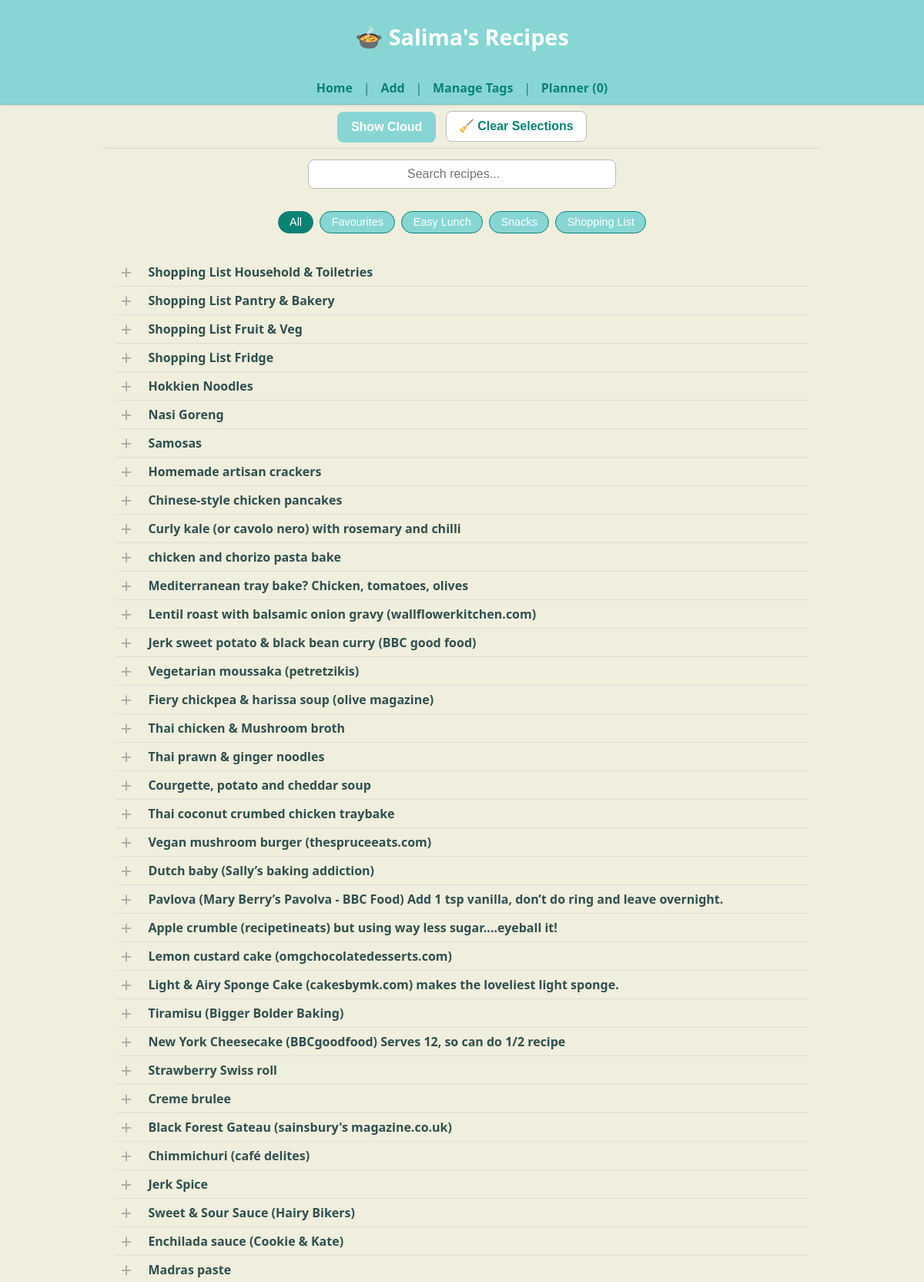
The page / (upper part) on the database its author committed.
### tables this page shows
CREATE TABLE recipes (
    id INTEGER PRIMARY KEY,
    name TEXT,
    ingredients JSON,
    method TEXT,
    tags JSON,
    category TEXT,
    source TEXT,
    linked_recipe TEXT,
    image_url TEXT,
    notes TEXT,
    created_at DATETIME DEFAULT CURRENT_TIMESTAMP,
    updated_at DATETIME DEFAULT CURRENT_TIMESTAMP
);

### app.py (the view)
@app.route("/")
def index():
    with get_conn() as conn:
        c = conn.cursor()
        default_tag = None
        c.execute("SELECT id, name, ingredients FROM recipes ORDER BY id DESC")
        recipes = c.fetchall()
        tag_cloud = get_tag_cloud()
    from pathlib import Path
    import json
    tags_path = Path("tags.json")
    quick_access = []
    if tags_path.exists():
        try:
            tags_data = json.loads(tags_path.read_text(encoding="utf-8"))
            quick_access = tags_data.get("Quick Access", [])
        except Exception as e:
            print("⚠️ Error loading tags.json:", e)
    return render_template(
        "index.html",
        recipes=recipes,
        tag_cloud=tag_cloud,
        default_tag=default_tag,
        quick_access=quick_access
    )

### app.py (called while the page is built)
@app.teardown_appcontext
def close_connection(exception):
    db = getattr(g, "_database", None)
    if db is not None:
        db.close()

def get_conn():
    return sqlite3.connect(DB_PATH)

### templates/index.html (shortened to what this page needs)
{% extends "base.html" %}
{% block content %}
<main class="homepage">
<section class="search-section">
  <form action="{{ url_for('search') }}" method="get" class="search-form">
    <input type="text" name="q" placeholder="Search recipes..." class="search-input">
  </form>
</section>
<section class="quick-tags">
  {% if quick_access %}
    <form action="{{ url_for('index') }}" method="get" class="tag-form">
      <button type="submit"
              class="tag-btn {% if not default_tag or default_tag == 'All' %}active{% endif %}">
        All
      </button>
    </form>
    {% for tag in quick_access %}
      <form action="{{ url_for('search') }}" method="get" class="tag-form">
        <button type="submit"
                class="tag-btn {% if default_tag == tag %}active{% endif %}">
          {{ tag }}
        </button>
      </form>
    {% endfor %}
  {% else %}
    <p style="text-align:center; color:#777;">No Quick Access tags defined yet.</p>
  {% endif %}
</section>
<section class="recipe-listing">
  {% for r in recipes %}
    <div class="recipe-row">
      <button class="select-dish-btn"
              data-id="{{ r[0] }}"
              data-name="{{ r[1] }}"></button>
      <a href="{{ url_for('recipe_detail', recipe_id=r[0]) }}">
        <strong>{{ r[1] }}</strong>
      </a>
    </div>
  {% endfor %}
</section>
</main>
{% endblock %}

### static/style.css (style rules this page uses)
:root { --brand: #87d6d4; --brand-dark: #0a8274; --background: #f0eedd; }
body { font-family: "Segoe UI", Helvetica, Arial, sans-serif; background: var(--background); color: #333; margin: 0; padding: 0; }
main { background: var(--background); max-width: 100%; margin: 0; padding: 0; box-shadow: none; border: none; }
a { color: var(--brand-dark); text-decoration: none; transition: color 0.2s ease; }
form input, form textarea { width: 100%; padding: 0.5rem; margin: 0.5rem 0 1rem 0; border: 1px solid #ccc; border-radius: 4px; font-size: 1rem; }
button { background: var(--brand); color: white; border: none; padding: 0.6rem 1.2rem; font-size: 1rem; border-radius: 4px; cursor: pointer; transition: background 0.2s ease; }
.recipe-row { display: flex; align-items: center; gap: 0.5rem; padding: 0.25rem 0; border-bottom: 1px solid #ddd; }
.recipe-row a { flex: 1; color: #2f4f4f; text-decoration: none; }
.select-dish-btn { background: transparent; border: none; outline: none; cursor: pointer; width: 1.6rem; height: 1.6rem; display: flex; align-items: center; justify-content: center; }
.select-dish-btn::before { content: "+"; color: #aaa; font-size: 1.6rem; transition: color 0.25s ease, transform 0.2s ease, opacity 0.2s ease; }
.search-section { text-align: center; margin: 0.4rem 0 0.6rem; }
.search-input { width: 100%; max-width: 720px; padding: 0.55rem 1rem; font-size: 1rem; border-radius: 8px; border: 1px solid #bbb; background: #fff; box-sizing: border-box; }
main.homepage { max-width: 900px; margin: 0 auto; padding: 0 1rem 1rem; background: var(--background); border: none; box-shadow: none; }
.search-section { margin: 0.2rem 0 0.4rem; padding: 0; text-align: center; }
.search-input { width: 100%; max-width: 400px; padding: 0.55rem 8rem; font-size: 1rem; border-radius: 8px; border: 1px solid #bbb; background: #fff; }
.quick-tags { display: flex; justify-content: center; flex-wrap: wrap; gap: 0.5rem; margin: 0.4rem 0 0.8rem; }
.tag-btn { background: var(--brand); color: white; border: 1px solid var(--brand-dark); border-radius: 18px; padding: 0.35rem 0.9rem; font-size: 0.9rem; font-weight: 500; cursor: pointer; transition: all 0.25s ease; }
.tag-btn.active { background: var(--brand-dark); color: #fff; border-color: var(--brand-dark); }
.homepage .quick-tags { position: sticky; top: 5.4rem; z-index: 80; background: var(--background); padding: 0.4rem 0.5rem; border-radius: 6px; }
.select-dish-btn { all: unset; display: inline-flex; align-items: center; justify-content: center; width: 28px; height: 28px; cursor: pointer; vertical-align: middle; margin-right: 0.4rem; background: none !important; border: none !important; box-shadow: none !important; }

### rows shown on the page
recipes: name "Shopping List Household & Toiletries"
recipes: name "Shopping List Pantry & Bakery"
recipes: name "Shopping List Fruit & Veg"
recipes: name "Shopping List Fridge"
recipes: name "Hokkien Noodles"
recipes: name "Nasi Goreng"
recipes: name "Samosas"
recipes: name "Homemade artisan crackers"
recipes: name "Chinese-style chicken pancakes"
recipes: name "Curly kale (or cavolo nero) with rosemary and chilli"
recipes: name "chicken and chorizo pasta bake"
recipes: name "Mediterranean tray bake? Chicken, tomatoes, olives"
recipes: name "Lentil roast with balsamic onion gravy (wallflowerkitchen.com)"
recipes: name "Jerk sweet potato & black bean curry (BBC good food)"
recipes: name "Vegetarian moussaka (petretzikis)"
recipes: name "Fiery chickpea & harissa soup (olive magazine)"
recipes: name "Thai chicken & Mushroom broth"
recipes: name "Thai prawn & ginger noodles"
recipes: name "Courgette, potato and cheddar soup"
recipes: name "Thai coconut crumbed chicken traybake"
recipes: name "Vegan mushroom burger (thespruceeats.com)"
recipes: name "Dutch baby (Sally’s baking addiction)"
recipes: name "Pavlova (Mary Berry’s Pavolva - BBC Food) Add 1 tsp vanilla, don’t do ring and leave overnight."
recipes: name "Apple crumble (recipetineats) but using way less sugar....eyeball it!"
recipes: name "Lemon custard cake (omgchocolatedesserts.com)"
recipes: name "Light & Airy Sponge Cake (cakesbymk.com) makes the loveliest light sponge."
recipes: name "Tiramisu (Bigger Bolder Baking)"
recipes: name "New York Cheesecake (BBCgoodfood) Serves 12, so can do 1/2 recipe"
recipes: name "Strawberry Swiss roll"
recipes: name "Creme brulee"
recipes: name "Black Forest Gateau (sainsbury's magazine.co.uk)"
recipes: name "Chimmichuri (café delites)"
recipes: name "Jerk Spice"
recipes: name "Sweet & Sour Sauce (Hairy Bikers)"
recipes: name "Enchilada sauce (Cookie & Kate)"
recipes: name "Madras paste"

### other values the page prints
{{ tag }} "Favourites" "Easy Lunch" "Snacks" "Shopping List"
